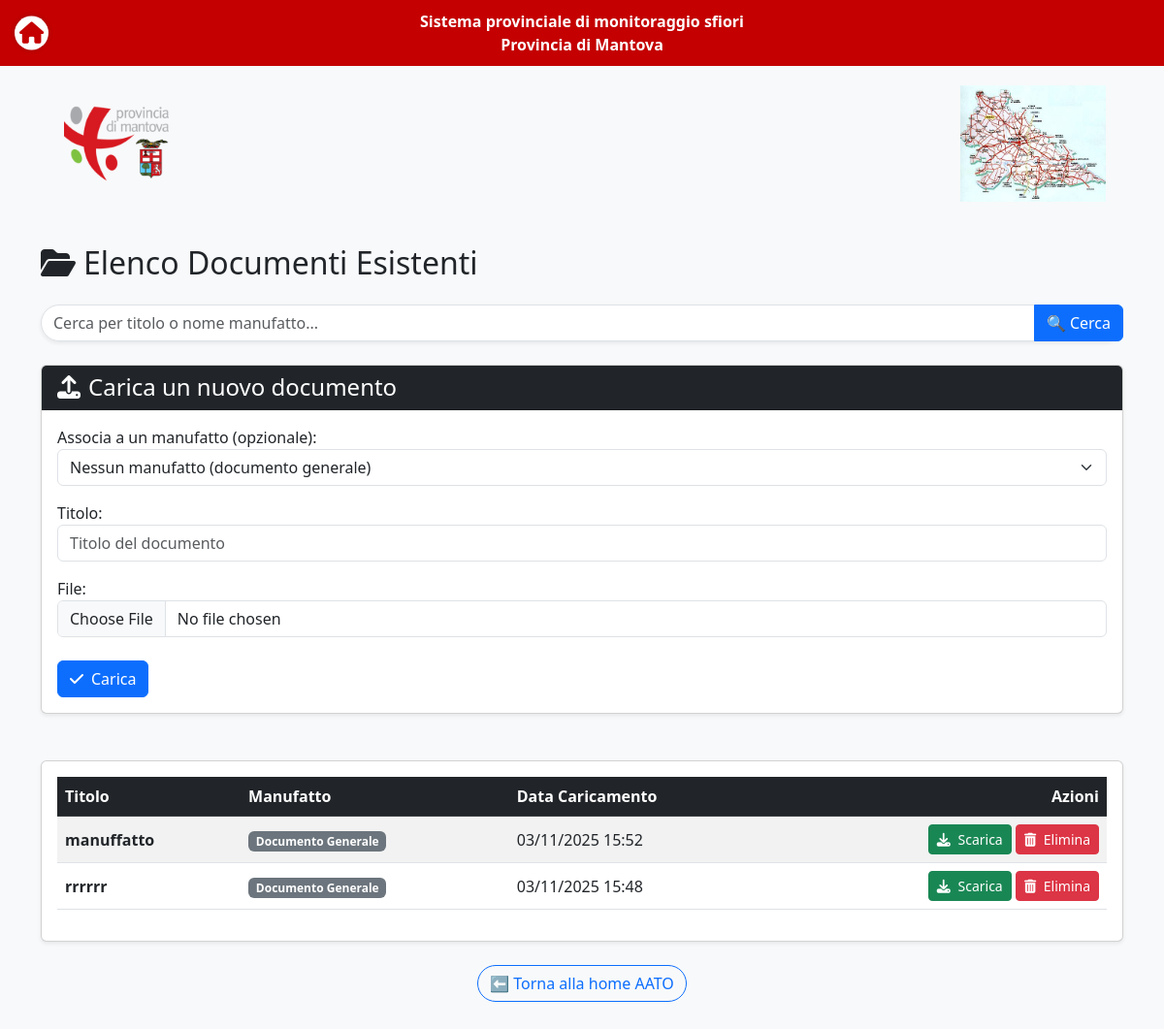
Screenshot of /manufatti/documenti/ (signed in) with the database file from the repository.
### manufatti/models.py (models this page shows, shortened)
class Documento(models.Model):
    manufatto = models.ForeignKey(
        Manufatto,
        on_delete=models.SET_NULL,
        related_name='documenti',
        null=True,
        blank=True
    )
    titolo = models.CharField(max_length=200)
    file = models.FileField(upload_to='documenti/%Y/%m/%d/')
    data_caricamento = models.DateTimeField(auto_now_add=True)

### manufatti/views.py (the view)
# urls.py: path('documenti/', views.lista_documenti, name='lista_documenti'),
@login_required
def lista_documenti(request):
    ente_utente = get_user_ente(request.user)
    query = request.GET.get('query')
    if request.method == 'POST':
        form = DocumentoForm(request.POST, request.FILES)
        if form.is_valid():
            form.save()
            messages.success(request, 'Documento caricato con successo!')
            return redirect('lista_content')
    else:
        form = DocumentoForm()
    documenti = Documento.objects.select_related('manufatto').order_by('-data_caricamento')
    if query:
        documenti = documenti.filter(Q(titolo__icontains=query) | Q(manufatto__nome__icontains=query))
    context = {
        'documenti': documenti,
        'form': form,
        'query': query,
        'ente_utente': ente_utente,
    }
    return render(request, 'manufatti/lista_documenti.html', context)

### manufatti/forms.py
class DocumentoForm(forms.ModelForm):
    def __init__(self, *args, **kwargs):
        super().__init__(*args, **kwargs)
        self.fields['manufatto'].empty_label = "Nessun manufatto (documento generale)"
        self.fields['manufatto'].label = "Associa a un manufatto (opzionale)"
    class Meta:
        model = Documento
        fields = ['manufatto', 'titolo', 'file']
        widgets = {
            'manufatto': forms.Select(attrs={'class': 'form-select'}),
            'titolo': forms.TextInput(attrs={'class': 'form-control', 'placeholder': 'Titolo del documento'}),
            'file': forms.FileInput(attrs={'class': 'form-control'}),
        }

### manufatti/models.py (called while the page is built)
    def __str__(self):
        return self.nome

### manufatti/views.py (called while the page is built)
def get_user_ente(user):
    if user.is_authenticated:
        try:
            return user.profilo.ente
        except Profilo.DoesNotExist:
            return 'TEA'
        except AttributeError:
            return 'TEA'
    return 'TEA'

### manufatti/templates/manufatti/lista_documenti.html (shortened to what this page needs)
{% extends "accounts/base.html" %}
{% block content %}
<div class="container mt-4 mb-5">
    <h2 class="mb-4"><i class="fas fa-folder-open me-2"></i>Elenco Documenti Esistenti</h2>
    <form method="GET" action="{% url 'lista_documenti' %}" class="mb-4">
        <div class="input-group shadow-sm rounded-pill">
            <input type="text" name="query" class="form-control rounded-start-pill"
                   placeholder="Cerca per titolo o nome manufatto..."
                   value="{{ query|default:'' }}">
            <button class="btn btn-primary" type="submit">🔍 Cerca</button>
        </div>
    </form>
    <div class="card shadow-sm mb-5">
        <div class="card-header bg-dark text-white">
            <h4 class="mb-0"><i class="fas fa-upload me-2"></i>Carica un nuovo documento</h4>
        </div>
        <div class="card-body">
            <form method="post" enctype="multipart/form-data">
                {{ form.as_p }}
                <button type="submit" class="btn btn-primary mt-2"><i class="fas fa-check me-2"></i>Carica</button>
            </form>
        </div>
    </div>
    <div class="card shadow-sm">
        <div class="card-body">
            {% if documenti %}
                <div class="table-responsive">
                    <table class="table table-striped table-hover align-middle">
                        <thead class="table-dark">
                            <tr>
                                <th scope="col">Titolo</th>
                                <th scope="col">Manufatto</th>
                                <th scope="col">Data Caricamento</th>
                                <th scope="col" class="text-end">Azioni</th>
                            </tr>
                        </thead>
                        <tbody>
                            {% for doc in documenti %}
                                <tr>
                                    <td><strong>{{ doc.titolo }}</strong></td>
                                    <td>
                                        {% if doc.manufatto %}
                                            <a href="{% url 'dettaglio_manufatto' doc.manufatto.id %}" class="text-primary">{{ doc.manufatto.nome }}</a>
                                        {% else %}
                                            <span class="badge bg-secondary">Documento Generale</span>
                                        {% endif %}
                                    </td>
                                    <td>{{ doc.data_caricamento|date:"d/m/Y H:i" }}</td>
                                    <td class="text-end">
                                       <a href="{% url 'scarica_documento' doc.id %}" class="btn btn-success btn-sm">
                                            <i class="fas fa-download me-1"></i> Scarica
                                        </a>
                                        <form method="post" action="{% url 'elimina_documento' doc.id %}" style="display: inline;" onsubmit="return confirm('Sei sicuro di voler eliminare questo documento?');">
                                            <button type="submit" class="btn btn-danger btn-sm">
                                                <i class="fas fa-trash-alt me-1"></i> Elimina
                                            </button>
                                        </form>
                                    </td>
                                </tr>
                            {% endfor %}
                        </tbody>
                    </table>
                </div>
            {% else %}
                <p class="text-center alert alert-info">Nessun documento trovato con i criteri di ricerca.</p>
            {% endif %}
        </div>
    </div>
    <div class="text-center mt-4">
        {% if ente_utente == 'AATO' %}
            <a href="{% url 'aato' %}" class="btn btn-outline-primary rounded-pill">⬅ Torna alla home AATO</a>
        {% else %}
            <a href="{% url 'tea' %}" class="btn btn-outline-primary rounded-pill">⬅ Torna alla home TEA</a>
        {% endif %}
    </div>
</div>
{% endblock %}

### accounts/templates/accounts/base.html (style rules this page uses)
body { background-color: #f8f9fa; }

### rows the page displays
Documento: titolo "manuffatto", shows "Documento Generale", data_caricamento "03/11/2025 15:52"
Documento: titolo "rrrrrr", shows "Documento Generale", data_caricamento "03/11/2025 15:48"
